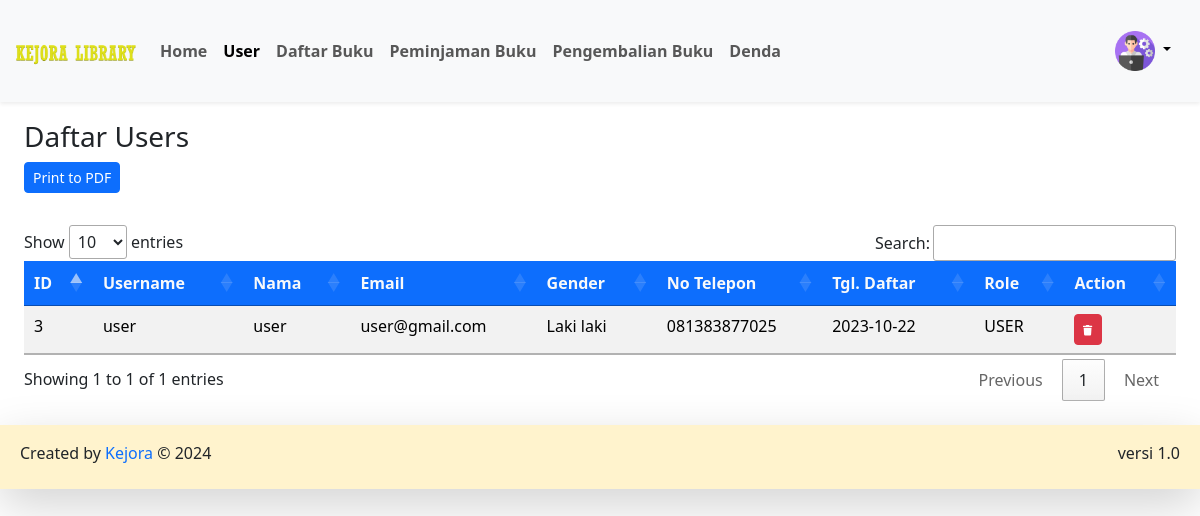
The page /admin/users.php (signed in) on the database its author committed.
### tables this page shows
CREATE TABLE
  `users` (
    `user_id` int NOT NULL,
    `email` varchar(100) DEFAULT NULL,
    `username` varchar(255) CHARACTER
    SET
      latin1 NOT NULL,
      `nama` varchar(255) NOT NULL,
      `password` varchar(255) NOT NULL,
      `jenis_kelamin` varchar(20) NOT NULL,
      `no_tlp` varchar(15) NOT NULL,
      `tgl_pendaftaran` date NOT NULL,
      `role` enum ('ADMIN', 'USER') NOT NULL
  );

### config/config.php (called while the page is built, shortened)
<?php
$host = "127.0.0.1";
$username = "root";
$password = "";
$database_name = "kejora_library";
$connection = mysqli_connect($host, $username, $password, $database_name);
function queryReadData($dataKategori)
{
  global $connection;
  $result = mysqli_query($connection, $dataKategori);
  $items = [];
  while ($item = mysqli_fetch_assoc($result)) {
    $items[] = $item;
  }
  return $items;
}

### admin/users.php (the view, shortened to what this page needs)
<?php
require "../config/config.php";
$users = queryReadData("SELECT * FROM users m WHERE m.role = 'USER' ORDER BY nama asc");
?>
<!DOCTYPE html>
<html lang="en">
<head>
  <link href="../assets/bootstrap/bootstrap.min.css" rel="stylesheet">
  <link rel="stylesheet" href="https://cdn.datatables.net/1.13.5/css/jquery.dataTables.min.css">
</head>
<body>
  <?php include 'navbar.php'; ?>
  <div class="content">
    <div class="p-4 mt-5">
      <div class="mt-5">
        <h3>Daftar Users</h3>
        <button id="printPDF" class="btn btn-sm btn-primary mb-3">Print to PDF</button>
        <div class="table-responsive mt-3">
          <table id="datatable" class="table table-striped table-hover">
            <thead class="text-center">
              <tr>
                <th class="bg-primary text-light">ID</th>
                <th class="bg-primary text-light">Username</th>
                <th class="bg-primary text-light">Nama</th>
                <th class="bg-primary text-light">Email</th>
                <th class="bg-primary text-light">Gender</th>
                <th class="bg-primary text-light">No Telepon</th>
                <th class="bg-primary text-light">Tgl. Daftar</th>
                <th class="bg-primary text-light">Role</th>
                <th class="bg-primary text-light">Action</th>
              </tr>
            </thead>
            <tbody>
              <?php foreach ($users as $item): ?>
                <tr>
                  <td><?= $item["user_id"]; ?></td>
                  <td><?= $item["username"]; ?></td>
                  <td><?= $item["nama"]; ?></td>
                  <td><?= $item["email"]; ?></td>
                  <td><?= $item["jenis_kelamin"]; ?></td>
                  <td><?= $item["no_tlp"]; ?></td>
                  <td><?= $item["tgl_pendaftaran"]; ?></td>
                  <td><?= $item["role"]; ?></td>
                  <td>
                    <a href="userDelete.php?id=<?= $item["user_id"]; ?>" class="btn btn-sm btn-danger"
                      onclick="return confirm('Yakin ingin menghapus data users ?');"><i
                        class="fa fa-xs fa-solid fa-trash"></i></a>
                  </td>
                </tr>
              <?php endforeach; ?>
            </tbody>
          </table>
        </div>
      </div>
    </div>
  </div>
  <footer class="bg-warning-subtle text-dark shadow-lg bg-subtle p-2">
    <div class="container-fluid d-flex justify-content-between">
      <p class="mt-2">Created by <span class="text-primary"> Kejora</span> © 2024</p>
      <p class="mt-2">versi 1.0</p>
    </div>
  </footer>
</body>
</html>

### rows shown on the page
users: user_id "3", username "user", nama "user", email "user@gmail.com", jenis_kelamin "Laki laki", no_tlp "081383877025", tgl_pendaftaran "2023-10-22", role "USER"
